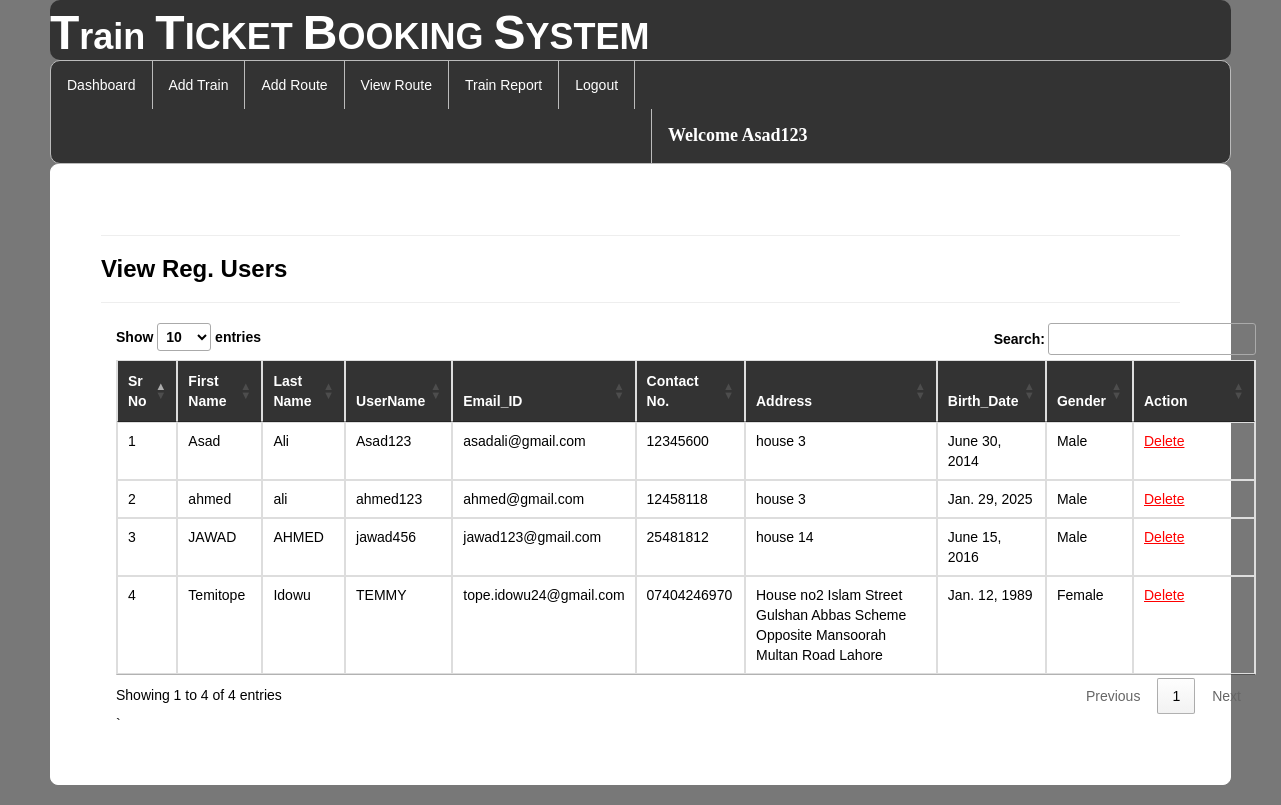
Page /view_regusers/ (signed in) on the committed database.
### railway/models.py (models this page shows, shortened)
class Register(models.Model):
    user = models.ForeignKey(User, on_delete=models.CASCADE, null=True)
    mobile = models.CharField(max_length=10, null=True)
    add = models.CharField(max_length=100, null=True)
    dob = models.DateField(null=True)
    gender = models.CharField(max_length=10, null=True)

### railway/views.py (the view)
# urls.py: path('view_regusers/', view_regusers, name="view_regusers"),
@login_required(login_url='login_customer')
def view_regusers(request):
    data = Register.objects.filter(user__is_staff=False)
    return render(request, "view_regusers.html", {'data': data})

### templates/view_regusers.html (shortened to what this page needs)
{% extends 'navigation3.html' %}
{% load static %}
{% block b %}
<div style="color:Black;border:1px solid white;border-radius:8px;background-color:white;padding:50px">
<hr><h3><strong>View Reg. Users</strong></h3><hr>
    <div class="container">
<table class="noteCard table table-bordered" id="myTable">
  <thead style="color:white;background-color:#333">
  <tr>
    <th>Sr No</th>
    <th>First Name</th>
      <th>Last Name</th>
      <th>UserName</th>
    <th>Email_ID</th>
    <th>Contact No.</th>
       <th>Address</th>
    <th>Birth_Date</th>
    <th>Gender</th>
    <th>Action</th>
  </tr>
  </thead>
   <tbody>
    {% for i in data %}
  <tr>
    <td>{{forloop.counter}}</td>
    <td>{{i.user.first_name}}</td>
    <td>{{i.user.last_name}}</td>
    <td>{{i.user.username}}</td>
      <td>{{i.user.email}}</td>
      <td>{{i.mobile}}</td>
      <td>{{i.add}}</td>
      <td>{{i.dob}}</td>
      <td>{{i.gender}}</td>
    <td style="width:100px">
   <a href="{% url 'delete_user' i.user.id %}" onclick="return confirm('Do you really want to Delete ?');" style="color:red"><u>Delete</u></a></td>
  </tr>
    {% endfor %}
    </tbody>
</table>`
 </div>
</div>
{% endblock %}

### templates/navigation3.html (shortened to what this page needs)
{% extends 'head.html' %}
{% load static %}
{% block body %}
<link rel = stylesheet href = "//cdn.datatables.net/1.10.19/css/jquery.dataTables.min.css">
<ul class="id2">
  <li id="id1"><a href="{% url 'admindashboard' %}">Dashboard</a></li>
  <li id="id1"><a href="{% url 'add_train' %}">Add Train</a></li>
  <li id="id1"><a href="{% url 'add_route' %}">Add Route</a></li>
  <li id="id1"><a href="{% url 'availableroute' %}">View Route</a></li>
  <li id="id1"><a href="{% url 'view_train'%}">Train Report</a></li>
  <li id="id1"><a href="{% url 'log_out' %}">Logout</a></li>
      <li id="id2" style="margin-left:600px"><a href="" style="color:white"><strong style="font-size:18px;font-family:cursive">Welcome {{request.user.username}}</strong></a></li>
</ul>
{% block b %}
{% endblock %}
{% endblock %}

### templates/head.html (shortened to what this page needs)
<!DOCTYPE html>
<html lang="en">
<head>
  <link rel="stylesheet" href="https://maxcdn.bootstrapcdn.com/bootstrap/3.4.1/css/bootstrap.min.css">
</head>
<body style="background-color:hsl(0, 0%, 47%);margin-left:50px;margin-right:50px;margin-bottom:20px">
    <h1 style="background-color: #333;border-radius:10px;"><strong><font size="16">T</font>rain <font size="16">T</font>ICKET <font size="16">B</font>OOKING <font size="16">S</font>YSTEM
    </strong></h1>
</body>
{% block body %}
{% endblock %}
</html>

### templates/head.html (style rules this page uses)
h1 { margin:0px;padding-top:7px;padding-buttom:7px;color:white; }

### templates/navigation3.html (style rules this page uses)
.id2 { list-style-type: none; margin: 0; padding: 0; overflow: hidden; background-color: #333; border-radius:10px; border:1px solid #bbb; }
#id1 { float: left; border-right:1px solid #bbb; }
#id2 { float: left; border-left:1px solid #bbb; }
li:last-child { border-right: none; }
li a { display: block; color: white; text-align: center; padding: 14px 16px; text-decoration: none; }
body { font-family: Arial, Helvetica, sans-serif; }

### rows in the picture
Register: user.first_name "Asad", user.last_name "Ali", user.username "Asad123", user.email "asadali@gmail.com", mobile "12345600", add "house 3", dob "June 30, 2014", gender "Male"
Register: user.first_name "ahmed", user.last_name "ali", user.username "ahmed123", user.email "ahmed@gmail.com", mobile "12458118", add "house 3", dob "Jan. 29, 2025", gender "Male"
Register: user.first_name "JAWAD", user.last_name "AHMED", user.username "jawad456", user.email "jawad123@gmail.com", mobile "25481812", add "house 14", dob "June 15, 2016", gender "Male"
Register: user.first_name "Temitope", user.last_name "Idowu", user.username "TEMMY", user.email "tope.idowu24@gmail.com", mobile "07404246970", add "House no2 Islam Street Gulshan Abbas Scheme Opposite Mansoorah Multan Road Lahore", dob "Jan. 12, 1989", gender "Female"

### other values in the picture
{{ request.user.username }} "Asad123"
